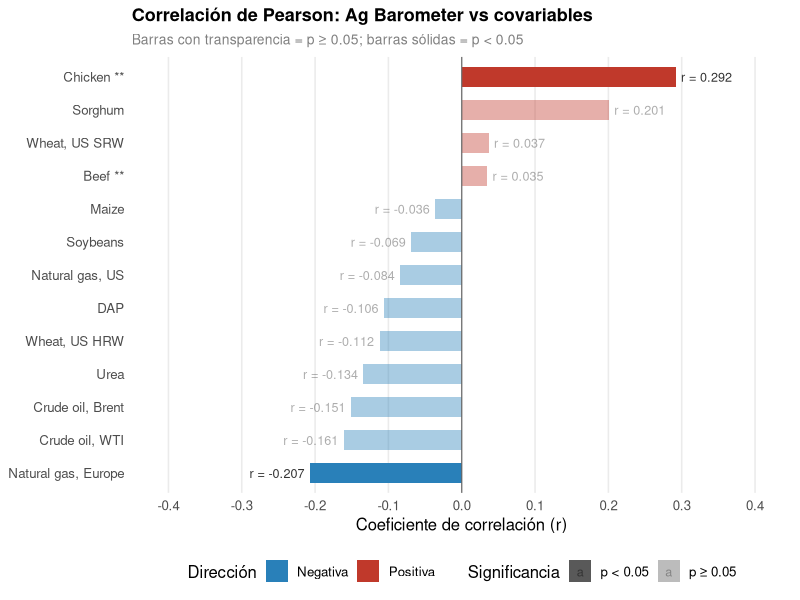
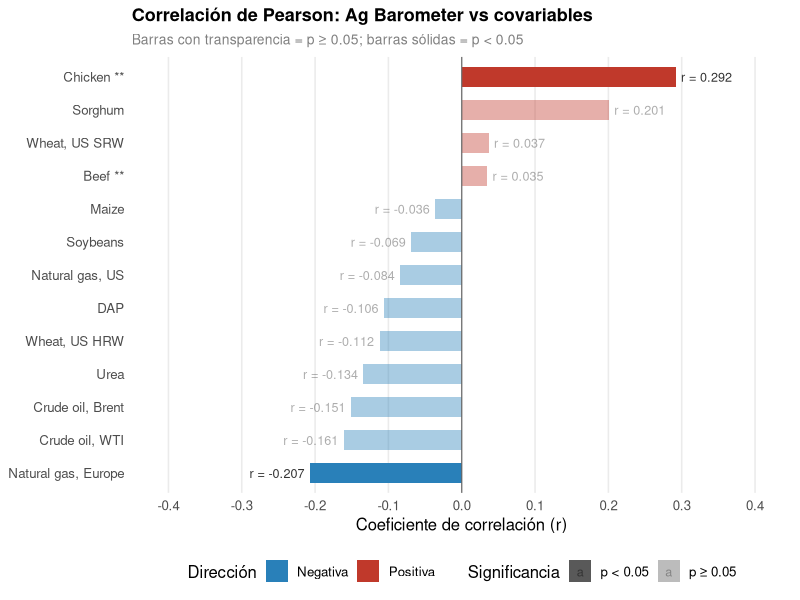

These charts were generated, in order, by the following R code:
library(readxl)
library(ggplot2)
library(dplyr)

# --- Cargar datos ---
df <- read_excel("datos.xlsx")

# --- Variables ---
target <- "Ag Barometer"
covs   <- names(df)[3:15]

# --- Calcular correlaciones y p-valores ---
resultados <- lapply(covs, function(cov) {
  tmp <- df[, c(target, cov)] |> na.omit()
  test <- cor.test(tmp[[target]], tmp[[cov]], method = "pearson")
  data.frame(
    variable = cov,
    r        = round(test$estimate, 3),
    p        = test$p.value,
    n        = nrow(tmp)
  )
}) |> bind_rows()

resultados <- resultados |>
  mutate(
    signo     = ifelse(r >= 0, "Positiva", "Negativa"),
    sig_label = ifelse(p < 0.05, "p < 0.05", "p ≥ 0.05"),
    label     = paste0("r = ", r)
  ) |>
  arrange(r)

resultados$variable <- factor(resultados$variable, levels = resultados$variable)

# --- Gráfico ---
ggplot(resultados, aes(x = r, y = variable, fill = signo, alpha = sig_label)) +
  geom_col(width = 0.6) +
  geom_vline(xintercept = 0, linewidth = 0.4, color = "grey40") +
  geom_text(
    aes(
      label = label,
      hjust = ifelse(r >= 0, -0.1, 1.1)
    ),
    size  = 3.2,
    color = "grey20"
  ) +
  scale_fill_manual(values = c("Positiva" = "#c0392b", "Negativa" = "#2980b9")) +
  scale_alpha_manual(values = c("p < 0.05" = 1, "p ≥ 0.05" = 0.4)) +
  scale_x_continuous(
    limits = c(-0.45, 0.45),
    breaks = seq(-0.4, 0.4, 0.1),
    expand = c(0, 0)
  ) +
  labs(
    title    = "Correlación de Pearson: Ag Barometer vs covariables",
    subtitle = "Barras con transparencia = p ≥ 0.05; barras sólidas = p < 0.05",
    x        = "Coeficiente de correlación (r)",
    y        = NULL,
    fill     = "Dirección",
    alpha    = "Significancia"
  ) +
  theme_minimal(base_size = 12) +
  theme(
    plot.title       = element_text(face = "bold", size = 13),
    plot.subtitle    = element_text(color = "grey50", size = 10),
    panel.grid.major.y = element_blank(),
    panel.grid.minor   = element_blank(),
    legend.position  = "bottom"
  )

# --- Guardar ---
ggsave("correlaciones_agbarometer.png", width = 8, height = 6, dpi = 150)
